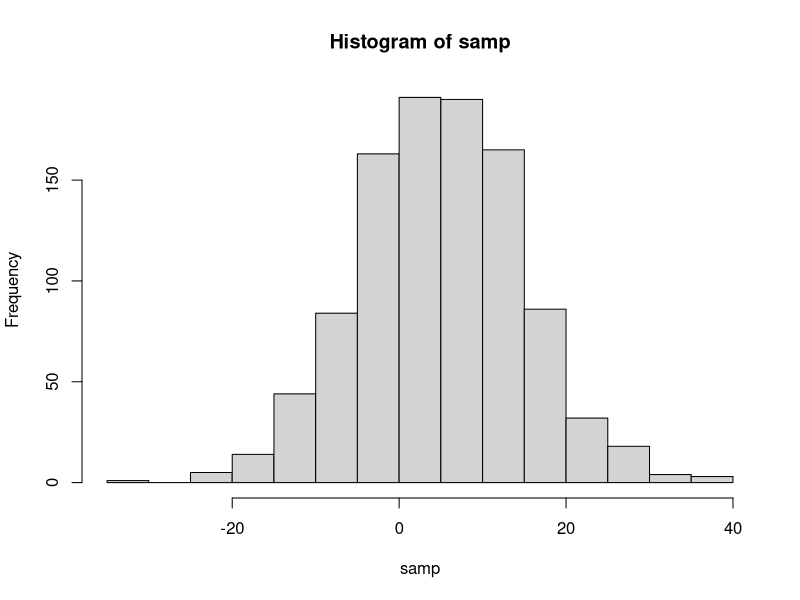

Here is the R script that generated this plot:
#Grouped expressions
#Example 1:

{
  3*5
  Sys.Date()
  x <- 7
  a.vec <- c(1,2,3)
  c("Happy Thanksgiving")
} -> y

{
  3*5
  print(Sys.Date())
  x <- 7
  a.vec <- c(1,2,3)
  c("Happy Thanksgiving")
} -> z

#Example 2:
{ 
  samp <- rnorm(1000, 5, 10)#Generate 1000 values from a N(5, 10^2)
  hist(samp)#Generate a histogram of data
  min(samp)#Calculate min but no need to print
  print(min(samp))#Calculate min but prnt
  stats <- c(mean(samp), var(samp))
} -> my.stats

#my.stats
#Why grouped expressions? Functions are defined using this concept.
#All conditional expressions use grouped expressions.
#Functions that expect a single expression can be labelled as group expressions